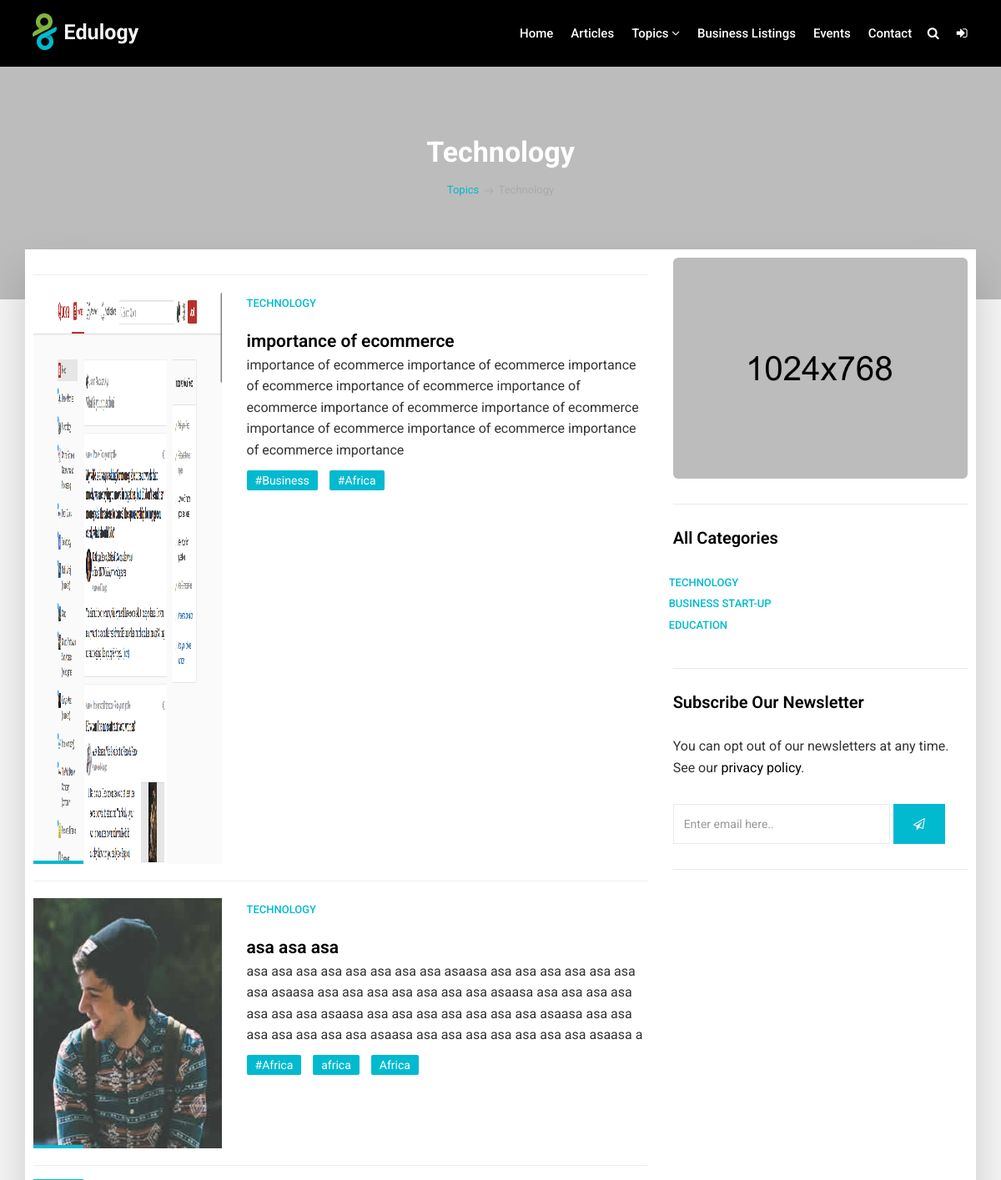
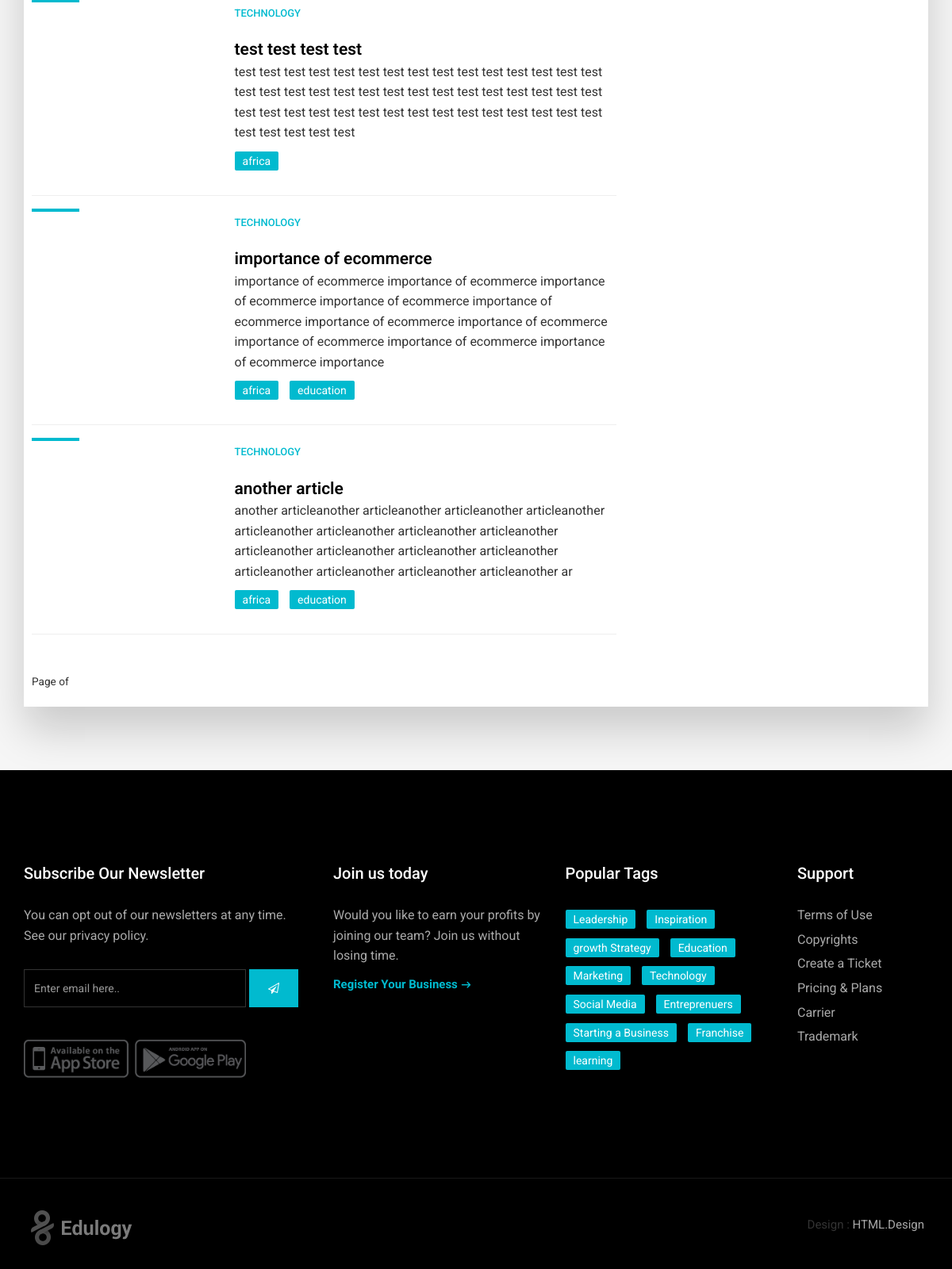
The page /category/Technology/ on the database its author committed (2 pictures, top to bottom).
### Article/models.py (models this page shows, shortened)
class Category(models.Model):
    name = models.CharField(max_length=250, blank=True)
    slug = models.SlugField(max_length=250)
    class Meta:
        ordering =['name']
        verbose_name = 'category'

class Article(models.Model):
    popular = models.CharField(max_length=50, blank=True, choices=(('true','True'),('false','False')))
    category = models.ForeignKey(Category,on_delete=models.CASCADE, default=1,)
    preview_image = models.ImageField(upload_to='upload/',blank=True)
    tags = TaggableManager()
    title = models.CharField(max_length=100)
    slug = models.SlugField(max_length=250, unique=True)
    summary = models.TextField(max_length=250, blank=True)
    title_body1 = models.TextField(max_length=1000, blank=True)
    title_body2 = models.TextField(max_length=1000, blank=True)
    title_body3 = models.TextField(max_length=1000, blank=True)
    sub1 = models.CharField(max_length=200, blank=True)
    sub1_child1 = models.CharField(max_length=500, blank=True)
    sub1_child1_body = models.TextField(max_length=1000, blank=True)
    sub1_child1_image = models.ImageField(upload_to='upload',blank=True)
    sub1_child2 = models.CharField(max_length=500, blank=True)
    sub1_child2_body = models.TextField(max_length=1000, blank=True)
    sub1_child2_image = models.ImageField(upload_to='upload', blank=True)
    sub1_child3 = models.CharField(max_length=500, blank=True)
    sub1_child3_body = models.TextField(max_length=1000, blank=True)
    sub1_child3_image = models.ImageField(upload_to='upload', blank=True)
    sub1_child4 = models.CharField(max_length=500, blank=True)
    sub1_child4_body = models.TextField(max_length=1000, blank=True)
    sub1_child4_image = models.ImageField(upload_to='upload', blank=True)
    sub1_child5 = models.CharField(max_length=500, blank=True)
    sub1_child5_body = models.TextField(max_length=1000, blank=True)
    sub1_child5_image = models.ImageField(upload_to='upload', blank=True)
    blockquote1 = models.TextField(max_length=500, blank=True)
    sub2 = models.CharField(max_length=200, blank=True)
    sub2_child1 = models.CharField(max_length=500, blank=True)
    sub2_child1_body = models.TextField(max_length=1000, blank=True)
    sub2_child1_image = models.ImageField(upload_to='upload', blank=True)
    sub2_child2 = models.CharField(max_length=500, blank=True)
    sub2_child2_body = models.TextField(max_length=1000, blank=True)
    sub2_child2_image = models.ImageField(upload_to='upload', blank=True)
    sub2_child3 = models.CharField(max_length=500, blank=True)
    sub2_child3_body = models.TextField(max_length=1000, blank=True)
    sub2_child3_image = models.ImageField(upload_to='upload', blank=True)
    sub2_child4 = models.CharField(max_length=500, blank=True)
    sub2_child4_body = models.TextField(max_length=1000, blank=True)
    sub2_child4_image = models.ImageField(upload_to='upload', blank=True)
    sub2_child5 = models.CharField(max_length=500, blank=True)
    sub2_child5_body = models.TextField(max_length=1000, blank=True)
    sub2_child5_image = models.ImageField(upload_to='upload', blank=True)
    blockquote2 = models.TextField(max_length=500, blank=True)
    sub3 = models.CharField(max_length=200, blank=True)
    sub3_child1 = models.CharField(max_length=500, blank=True)
    sub3_child1_body = models.TextField(max_length=1000, blank=True)
    sub3_child1_image = models.ImageField(upload_to='upload', blank=True)
    sub3_child2 = models.CharField(max_length=500, blank=True)
    sub3_child2_body = models.TextField(max_length=1000, blank=True)
    sub3_child2_image = models.ImageField(upload_to='upload', blank=True)
    sub3_child3 = models.CharField(max_length=500, blank=True)
    sub3_child3_body = models.TextField(max_length=1000, blank=True)
    sub3_child3_image = models.ImageField(upload_to='upload', blank=True)
    sub3_child4 = models.CharField(max_length=500, blank=True)
    sub3_child4_body = models.TextField(max_length=1000, blank=True)
    sub3_child4_image = models.ImageField(upload_to='upload', blank=True)
    sub3_child5 = models.CharField(max_length=500, blank=True)
    sub3_child5_body = models.TextField(max_length=1000, blank=True)
    sub3_child5_image = models.ImageField(upload_to='upload', blank=True)
    blockquote3 = models.TextField(max_length=500, blank=True)
    sub4 = models.CharField(max_length=200, blank=True)
    sub4_child1 = models.CharField(max_length=500, blank=True)
    sub4_child1_body = models.TextField(max_length=1000, blank=True)
    sub4_child1_image = models.ImageField(upload_to='upload', blank=True)
    sub4_child2 = models.CharField(max_length=500, blank=True)
    sub4_child2_body = models.TextField(max_length=1000, blank=True)
    sub4_child2_image = models.ImageField(upload_to='upload', blank=True)
    sub4_child3 = models.CharField(max_length=500, blank=True)
    sub4_child3_body = models.TextField(max_length=1000, blank=True)
    sub4_child3_image = models.ImageField(upload_to='upload', blank=True)
    sub4_child4 = models.CharField(max_length=500, blank=True)
    sub4_child4_body = models.TextField(max_length=1000, blank=True)
    sub4_child4_image = models.ImageField(upload_to='upload', blank=True)
    sub4_child5 = models.CharField(max_length=500, blank=True)
    sub4_child5_body = models.TextField(max_length=1000, blank=True)
    sub4_child5_image = models.ImageField(upload_to='upload', blank=True)
    blockquote4 = models.TextField(max_length=500, blank=True)
    sub5 = models.CharField(max_length=200, blank=True)
    sub5_child1 = models.CharField(max_length=500, blank=True)
    sub5_child1_body = models.TextField(max_length=1000, blank=True)
    sub5_child1_image = models.ImageField(upload_to='upload', blank=True)
    sub5_child2 = models.CharField(max_length=500, blank=True)
    sub5_child2_body = models.TextField(max_length=1000, blank=True)
    sub5_child2_image = models.ImageField(upload_to='upload', blank=True)
    sub5_child3 = models.CharField(max_length=500, blank=True)
    sub5_child3_body = models.TextField(max_length=1000, blank=True)
    sub5_child3_image = models.ImageField(upload_to='upload', blank=True)
    sub5_child4 = models.CharField(max_length=500, blank=True)
    sub5_child4_body = models.TextField(max_length=1000, blank=True)
    sub5_child4_image = models.ImageField(upload_to='upload', blank=True)
    sub5_child5 = models.CharField(max_length=500, blank=True)
    sub5_child5_body = models.TextField(max_length=1000, blank=True)
    sub5_child5_image = models.ImageField(upload_to='upload', blank=True)
    blockquote5 = models.TextField(max_length=500, blank=True)
    pub_date = models.DateTimeField(auto_now_add=True)

### Article/views.py (the view)
# urls.py: path('category/<str:category_slug>/', views.list_of_articles_by_category, name='category_list'),
def list_of_articles_by_category(request, category_slug):
    instance = Article.objects.all()
    categories = Category.objects.all()
    if category_slug:
        category = get_object_or_404(Category, slug=category_slug)
        instance = instance.filter(category=category)
    context = {
        'categories':categories,
        'instance':instance,
        'category':category
               }
    return render(request, 'blog/category_list.html',context)

### templates/blog/category_list.html (shortened to what this page needs)
{% extends 'base.html' %}
{% load static %}
{% load thumbnail %}
{% block content %}
        <section class="section db p120" style="background-image:url('{% static 'upload/parallax_01.jpeg' %}');>
            <div class="container">
                <div class="row">
                    <div class="col-md-12">
                        <div class="tagline-message page-title text-center">
                            <h3>{{ category.name }}</h3>
                            <ul class="breadcrumb">
                                <li><a href="javascript:void(0)">Topics</a></li>
                                <li class="active">{{ category.name }}</li>
                            </ul>
                        </div>
                    </div>
                </div>
            </div>
        <section class="section gb nopadtop">
            <div class="container">
                <div class="boxed">
                    <div class="row">
                        <div class="col-md-8">
<hr>
                               {% if instance %}
                                {% for Article in instance %}
                            <div class="row">
                            <div class="col-md-4 hidden-sm hidden-xs">
                              <div class="image-wrap entry">
                                  {% thumbnail Article.preview_image "250x250" crop="center" as im %}
                                <img src="{{ im.url }}" width="{{ im.width }}" height="{{ im.height }}">
                                {% endthumbnail %}
                              </div>
                            </div>
                            <div class="col-md-8">
                                <div class="blog-wrapper clearfix">
                                            <div class="blog-meta">
                                                <small><a href="#">{{ category.name }}</a></small>
                                            </div>
                                            <div class="blog-desc-big">
                                                   <h1></h1> <a href="{% url 'detail' Article.id %}" class="lead">{{ Article.title}}</a></h1>
                                                    <p>
                                                    {{ Article.summary }}
                                                    </p>
                                                 {% if Article.tags %}
                                        <div class="tags-widget">
                                            <ul class="list-inline">
                                                {% for tag in Article.tags.all %}
                                    <li><a href="{% url 'tagged' tag.slug%}">{{ tag.name}}</a></li>
                                    {% endfor %}
                                            </ul>
                                        </div>
                                        {% endif %}
                                            </div>
                                        </div>
                            </div>
                                </div><hr>
                               {% endfor %}
                               {% endif %}
                            <div class="row">
                                <div class="col-md-12">
                                </div>
                            </div>
                            <p><small>Page {{ instance.number }} of {{ instance.paginator.num_pages }}</small></p>
                        </div>
                        <div class="sidebar col-md-4">
                            <div class="widget clearfix">
                                <div class="banner-widget">
                                    <img src="upload/banner.jpeg" alt="" class="img-responsive img-rounded">
                                </div>
                            </div>
                            <div class="widget clearfix">
                                <h3 class="widget-title">All Categories</h3>
                                    <ul class="list-inline">
                                        {% for category in categories %}
                                           <div class="blog-meta">
                                                <small><a href="{% url 'category_list' category.slug %}">{{ category.name }}</a></small>
                                            </div>
                                        {% endfor %}
                                    </ul>
                            </div>
                            <div class="widget clearfix">
                                <h3 class="widget-title">Subscribe Our Newsletter</h3>
                                <div class="newsletter-widget">
                                    <p>You can opt out of our newsletters at any time. See our <a href="#">privacy policy</a>.</p>
                                    <form class="form-inline" role="search">
                                        <div class="form-1">
                                            <input type="text" class="form-control" placeholder="Enter email here..">
                                            <button type="submit" class="btn btn-primary"><i class="fa fa-paper-plane-o"></i></button>
                                        </div>
                                    </form>
                                </div>
                            </div>
                        </div>
                    </div>
                </div>
            </div>
        </section>
{% endblock %}

### static/style.css (style rules this page uses)
body { line-height: 1.6; font-size: 16px; }
body, p, li, a { font-family: 'Roboto', sans-serif; }
.course-details h4 a, .readmore, .testimonial strong, h1, h2, h3, h4, h5, h6 { color: #000; }
h1, h2, h3, h4, h5, h6 { line-height: 1.5; }
.cop-logo img, a { color: #000; text-decoration: none !important; -webkit-transition: all ease 0.3s; -moz-transition: all ease 0.3s; transition: all ease 0.3s; }
.page-title h3 { margin-bottom: 10px !important; }
.breadcrumb { background-color: transparent; border-radius: 0; color: #aaa; font-size: 13px; list-style: outside none none; margin-bottom: 0; padding: 0; }
.breadcrumb>li a, .breadcrumb>li+li::before, .breadcrumb>.active { color: #aaa; }
.breadcrumb>li+li::before { content: "\f107"; vertical-align: middle; padding-left: 5px; font-family: "Flaticon"; font-size: 11px; padding: 0 6px 0 3px; }
.tags-widget a { color: #ffffff !important; padding: 4px 10px; border-radius: 2px; font-size: 14px; }
.boxed { box-shadow: 0 30px 50px 0 rgba(1, 1, 1, 0.18); padding: 1rem 1rem 1rem; background-color: #ffffff; margin-top: -60px; }
.section { background-color: #ffffff; padding: 8rem 0; position: relative; display: block; }
.section.gb { background-color: #f6f6f6; }
.section.db { background-color: #000000; }
.nopadtop { padding-top: 0 !important; }
.entry { position: relative; }
.sidebar .widget { margin-bottom: 30px; padding-bottom: 30px; border-bottom: 1px solid #eaeaea; }
.sidebar .widget-title { font-weight: 600; color: #000000; }
.sidebar .widget .form-control { margin-bottom: 10px; border-radius: 0; border-color: #eaeaea; height: 45px; box-shadow: none; color: #b9b9b9; }
.sidebar .newsletter-widget .form-control { min-width: 260px; margin-bottom: 0; height: 48px; }
.blog-meta small, .blog-meta .list-inline li, .blog-meta .list-inline li a { font-size: 13px; font-weight: 500; text-transform: uppercase; color: #000; }
.blog-desc-big .lead { color: #000000; font-weight: 600; }
.image-wrap img { width: 100%; }
.image-wrap:after { content: ""; width: 60px; height: 4px; position: absolute; bottom: 0; left: 0; background-color: #111; right: 0; }
.p120 { padding-bottom: 120px !important; }
.tagline-message h3 { padding: 0; font-size: 34px; margin: 0; color: #ffffff; font-weight: bold; }
.widget-title { color: #ffffff; font-size: 20px; padding: 0 0 30px; margin: 0; line-height: 1; }
.newsletter-widget .form-control { border-radius: 0; font-size: 14px; box-shadow: none !important; height: 48px; background: transparent; border: 1px solid rgba(255, 255, 255, 0.2); min-width: 280px; }
.newsletter-widget p { margin-bottom: 30px; }
.newsletter-widget .btn { padding-left: 23px; padding-right: 23px; }
.btn { border-radius: 0; font-size: 14px; border: 1px solid #fff; font-weight: bold; color: #ffffff !important; padding: 13px 40px; text-transform: capitalize; }
.shop-desc small, .shop-meta a, .authorbox small, blockquote:before, blockquote:after, .blog-meta small a, .small-box i, .copyrights ul li:hover a, .footer .readmore, .breadcrumb>li a, .yamm h4, .yamm-content li:hover a, .yamm .hassubmenu li:hover a, .check li:before, .stat-count h3, .blog-desc h4:hover a, .post-meta li:after, .course-box small, .course-details h4:hover a, .course-footer i, a:hover, a:focus, .box i, .topbar .text-left i { color: #01bacf; }
.cb, .box .event-desc small, .pagination a, .pagination>.active>a, .pagination>.active>a:focus, .pagination>.active>a:hover, .pagination>.active>span, .pagination>.active>span:focus, .pagination>.active>span:hover, .tags-widget a, .owl-theme-01 .owl-nav [class*="owl-"]:hover, .yamm .dropdown-menu li:hover .menu-button, .yamm .dropdown-menu li .menu-button, mark, .bgcolor1, .image-wrap:before, .image-wrap:after, .btn-primary { border-color: #01bacf; background-color: #01bacf; box-shadow: inset 0 0 0 0 #00a8bd; -webkit-transition: all ease 0.5s; -moz-transition: all ease 0.5s; transition: all ease 0.5s; }

### rows shown on the page
Category: name "Technology", name "TECHNOLOGY"
Article: shows a picture, title "importance of ecommerce", summary "importance of ecommerce importance of ecommerce importance of ecommerce importance of ecommerce importance of ecommerce importance of ecommerce importance of ecommerce importance of ecommerce importance of ecommerce importance of ecommerce importance"
Tag: name "#Business"
Tag: name "#Africa"
Article: shows a picture, title "asa asa asa", summary "asa asa asa asa asa asa asa asa asaasa asa asa asa asa asa asa asa asaasa asa asa asa asa asa asa asa asaasa asa asa asa asa asa asa asa asaasa asa asa asa asa asa asa asa asaasa asa asa asa asa asa asa asa asaasa asa asa asa asa asa asa asa asaasa a"
Tag: name "africa"
Tag: name "Africa"
Article: title "test test test test", summary "test test test test test test test test test test test test test test test test test test test test test test test test test test test test test test test test test test test test test test test test test test test test test test test test test test"
Article: title "importance of ecommerce", summary "importance of ecommerce importance of ecommerce importance of ecommerce importance of ecommerce importance of ecommerce importance of ecommerce importance of ecommerce importance of ecommerce importance of ecommerce importance of ecommerce importance"
Tag: name "education"
Article: title "another article", summary "another articleanother articleanother articleanother articleanother articleanother articleanother articleanother articleanother articleanother articleanother articleanother articleanother articleanother articleanother articleanother articleanother ar"
Category: name "BUSINESS START-UP"
Category: name "EDUCATION"
